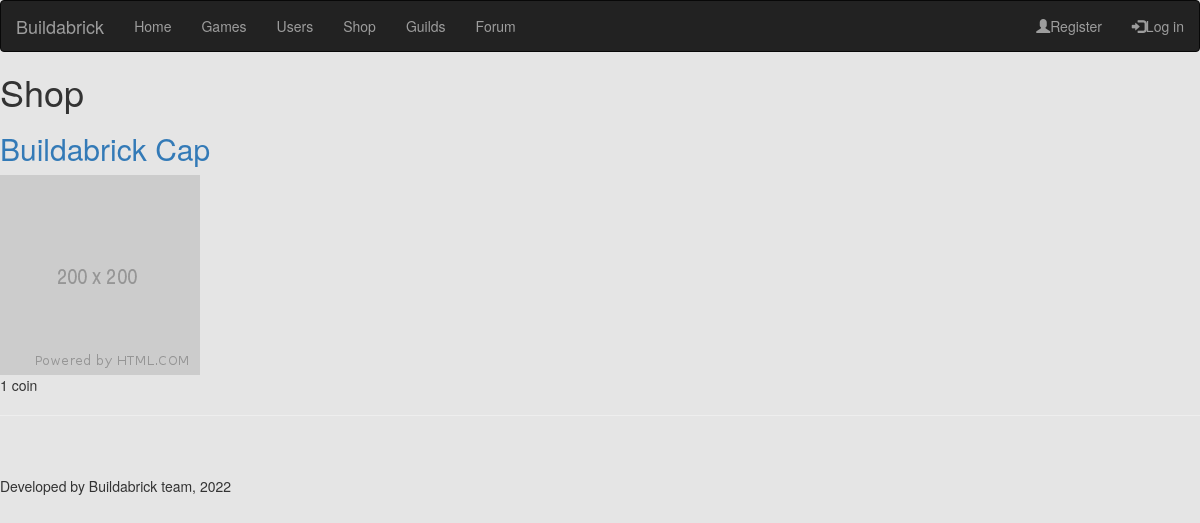
Page /shop on the committed database.
### website/models.py (models this page shows, shortened)
class Item(models.Model):
    name = models.CharField(max_length=20)
    image = models.CharField(max_length=100)
    description = models.TextField()
    price = models.CharField(max_length=100)

### website/views.py (the view)
# urls.py: path('shop', shop, name='shop'),
def shop(request):
    page = int(request.GET.get('page', 0))
    is_pp = False
    is_np = False
    previous_page = '/shop?page=' + str(page - 1)
    next_page = '/shop?page=' + str(page + 1)
    items = Item.objects.order_by('id')[1 * page:10 * (page + 1)]
    if page != 0:
        is_pp = True
    if len(Item.objects.order_by('id')) > 10 * (page + 1):
        is_np = True
    context = {'items': items, 'is_pp': is_pp, 'is_np': is_np, 'previous_page': previous_page, 'next_page': next_page}
    return render(request, 'website/shop.html', context)

### website/templates/website/shop.html (shortened to what this page needs)
{% extends 'base.html' %}
{% load static %}
{% block content %}
<h1>Shop</h1>
{% for item in items %}
<h2><a href='/item/{{ item.id }}'>{{ item.name }}</a></h2>
<img src="/static/website/{{ item.image }}">
<p>{{ item.price }}</p>
<hr>
{% endfor %}
{% endblock %}

### website/templates/base.html (style rules this page uses)
body { background-color: #e5e5e5; }

### rows in the picture
Item: name "Buildabrick Cap", image (placeholder picture), price "1 coin"
